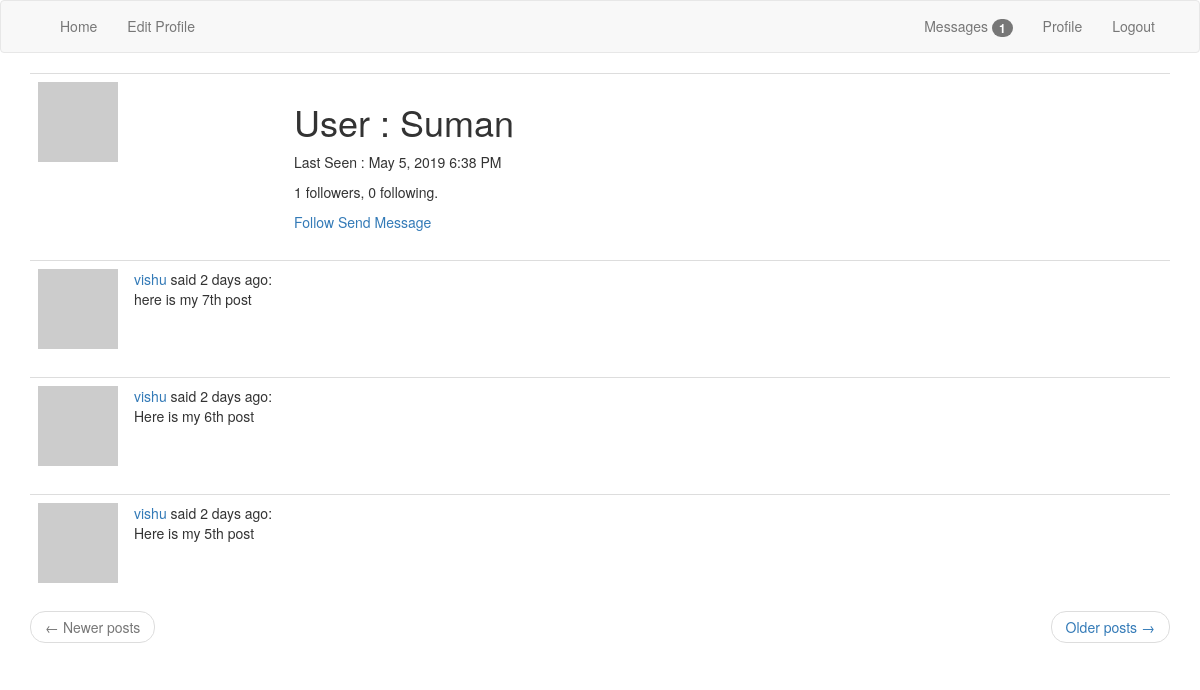
The app's page /user/Suman (signed in) with its own data.
### app/models.py (models this page shows, shortened)
class User(UserMixin, db.Model):
    id = db.Column(db.Integer, primary_key=True)
    username = db.Column(db.String(64), index=True, unique=True)
    email = db.Column(db.String(120), index=True, unique=True)
    password_hash = db.Column(db.String(128))
    posts = db.relationship('Post', backref='author', lazy='dynamic')
    about_me = db.Column(db.String(140))
    last_seen = db.Column(db.DateTime, default=datetime.utcnow)
    relationship_status = db.Column(db.String)
    gender = db.Column(db.String)
    country = db.Column(db.String)
    message_sent = db.relationship('Message', foreign_keys='Message.sender_id', backref='author', lazy='dynamic')
    message_received = db.relationship('Message', foreign_keys='Message.receiver_id', backref='reader', lazy='dynamic')
    last_message_seen = db.Column(db.DateTime)
    followed = db.relationship('User', secondary=followers, primaryjoin=(followers.c.follower_id == id),
                               secondaryjoin=(followers.c.followed_id == id),
                               backref=db.backref('followers', lazy='dynamic'), lazy='dynamic')
    def avatar(self,size):
        digest = md5(self.email.lower().encode('utf-8')).hexdigest()
        return 'https://www.gravatar.com/avatar/{}?d=identicon&s={}'.format(
            digest, size)
    def new_messages(self):
        last_read_time = self.last_message_seen or datetime(1900, 1, 1)
        return Message.query.filter_by(reader=self).filter(
            Message.timestamp > last_read_time).count()

class Post(db.Model):
    id = db.Column(db.Integer, primary_key=True)
    body = db.Column(db.String(140))
    timestamp = db.Column(db.DateTime, index=True, default=datetime.utcnow)
    user_id = db.Column(db.Integer, db.ForeignKey('user.id'))

### app/routes.py (the view)
@app.route('/user/<username>')
@login_required
def user(username):
    user = User.query.filter_by(username=username).first_or_404()
    page = request.args.get('page', 1, type=int)
    posts = Post.query.filter_by(user_id=current_user.id).order_by(
            Post.timestamp.desc()).paginate(page,app.config['POST_PER_PAGE'],False)
    if posts.next_num:
        next_url = url_for('user',username = current_user.username, page=posts.next_num)
    else :
        next_url = None
    if posts.prev_num :
        prev_url = url_for('user',username = current_user.username, page=posts.prev_num)
    else :
        prev_url = None
    return render_template('user.html', user=user, posts=posts.items, next_url=next_url, prev_url=prev_url)

### app/models.py (called while the page is built)
@login.user_loader
def load_user(id):
    return User.query.get(int(id))

### app/routes.py (called while the page is built)
@app.before_request
def before_request():
    if current_user.is_authenticated :
        current_user.last_seen = datetime.utcnow()
        db.session.commit()

### app/templates/user.html (shortened to what this page needs)
{% extends "base.html" %}
{% block app_content %}
    <table class="table table-hover">
        <tr>
            <td width="256px"><img src="{{ user.avatar(256) }}"></td>
            <td>
                <h1>User : {{ user.username }} </h1>
        {% if user.last_seen %}
             <p>Last Seen : {{ moment(user.last_seen).format('LLL') }} </p>
        {% endif %}
        <p>{{ user.followers.count() }} followers, {{ user.followed.count() }} following.</p>
        <a href="{{ url_for('follow',username = user.username) }}" > Follow </a>
        {% if user != current_user %}
        <a href="{{ url_for('send_message',receiver = user.username) }}" > Send Message </a>
         {% endif %}
            </td>
        </tr>
    </table>
    {% for post in posts %}
<table class="table table-hover">
        <tr>
            <td width="70px">
                <a href="{{ url_for('user', username=post.author.username) }}">
                    <img src="{{ post.author.avatar(70) }}" />
                </a>
            </td>
            <td>
                <a href="{{ url_for('user', username=post.author.username) }}">
                    {{ post.author.username }}
                </a>
                said {{ moment(post.timestamp).fromNow() }}:
                <br>
                {{ post.body }}
            </td>
        </tr>
</table>
    {% endfor %}
    <nav aria-label="...">
        <ul class="pager">
            <li class="previous{% if not prev_url %} disabled{% endif %}">
                <a href="{{ prev_url or '#' }}">
                    <span aria-hidden="true">&larr;</span> Newer posts
                </a>
            </li>
            <li class="next{% if not next_url %} disabled{% endif %}">
                <a href="{{ next_url or '#' }}">
                    Older posts <span aria-hidden="true">&rarr;</span>
                </a>
            </li>
        </ul>
    </nav>
{% endblock %}

### records on screen
User: username "Suman", last_seen "May 5, 2019 6:38 PM"
Post: author.username "vishu", timestamp "2 days ago", body "here is my 7th post"
Post: author.username "vishu", timestamp "2 days ago", body "Here is my 6th post"
Post: author.username "vishu", timestamp "2 days ago", body "Here is my 5th post"

### other values on screen
{{ new_messages }} "1"
{{ user.followers.count() }} "1"
{{ user.followed.count() }} "0"
